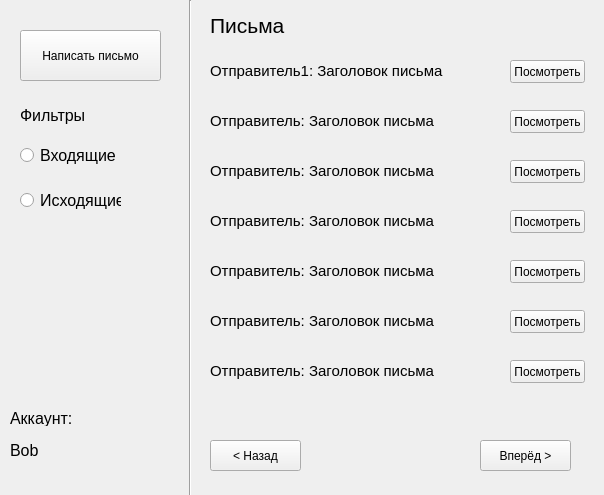
<?xml version="1.0" encoding="UTF-8"?>
<ui version="4.0">
 <class>Form</class>
 <widget class="QWidget" name="Form">
  <property name="geometry">
   <rect>
    <x>0</x>
    <y>0</y>
    <width>604</width>
    <height>495</height>
   </rect>
  </property>
  <property name="windowTitle">
   <string>Form</string>
  </property>
  <widget class="QPushButton" name="pushButton">
   <property name="geometry">
    <rect>
     <x>20</x>
     <y>30</y>
     <width>141</width>
     <height>51</height>
    </rect>
   </property>
   <property name="text">
    <string>Написать письмо</string>
   </property>
  </widget>
  <widget class="QLabel" name="label">
   <property name="geometry">
    <rect>
     <x>20</x>
     <y>100</y>
     <width>81</width>
     <height>31</height>
    </rect>
   </property>
   <property name="font">
    <font>
     <pointsize>12</pointsize>
    </font>
   </property>
   <property name="text">
    <string>Фильтры</string>
   </property>
  </widget>
  <widget class="QRadioButton" name="radioButton">
   <property name="geometry">
    <rect>
     <x>20</x>
     <y>140</y>
     <width>101</width>
     <height>31</height>
    </rect>
   </property>
   <property name="font">
    <font>
     <pointsize>12</pointsize>
    </font>
   </property>
   <property name="text">
    <string>Входящие</string>
   </property>
   <attribute name="buttonGroup">
    <string notr="true">buttonGroup</string>
   </attribute>
  </widget>
  <widget class="QRadioButton" name="radioButton_2">
   <property name="geometry">
    <rect>
     <x>20</x>
     <y>190</y>
     <width>101</width>
     <height>21</height>
    </rect>
   </property>
   <property name="font">
    <font>
     <pointsize>12</pointsize>
    </font>
   </property>
   <property name="text">
    <string>Исходящие</string>
   </property>
   <attribute name="buttonGroup">
    <string notr="true">buttonGroup</string>
   </attribute>
  </widget>
  <widget class="Line" name="line">
   <property name="geometry">
    <rect>
     <x>180</x>
     <y>0</y>
     <width>21</width>
     <height>501</height>
    </rect>
   </property>
   <property name="orientation">
    <enum>Qt::Vertical</enum>
   </property>
  </widget>
  <widget class="QLabel" name="label_2">
   <property name="geometry">
    <rect>
     <x>210</x>
     <y>10</y>
     <width>81</width>
     <height>31</height>
    </rect>
   </property>
   <property name="font">
    <font>
     <pointsize>16</pointsize>
    </font>
   </property>
   <property name="text">
    <string>Письма</string>
   </property>
  </widget>
  <widget class="QLabel" name="label_3">
   <property name="geometry">
    <rect>
     <x>210</x>
     <y>40</y>
     <width>301</width>
     <height>61</height>
    </rect>
   </property>
   <property name="font">
    <font>
     <pointsize>11</pointsize>
    </font>
   </property>
   <property name="text">
    <string>Отправитель1: Заголовок письма</string>
   </property>
  </widget>
  <widget class="QLabel" name="label_4">
   <property name="geometry">
    <rect>
     <x>210</x>
     <y>90</y>
     <width>301</width>
     <height>61</height>
    </rect>
   </property>
   <property name="font">
    <font>
     <pointsize>11</pointsize>
    </font>
   </property>
   <property name="text">
    <string>Отправитель: Заголовок письма</string>
   </property>
  </widget>
  <widget class="QLabel" name="label_5">
   <property name="geometry">
    <rect>
     <x>210</x>
     <y>140</y>
     <width>301</width>
     <height>61</height>
    </rect>
   </property>
   <property name="font">
    <font>
     <pointsize>11</pointsize>
    </font>
   </property>
   <property name="text">
    <string>Отправитель: Заголовок письма</string>
   </property>
  </widget>
  <widget class="QLabel" name="label_6">
   <property name="geometry">
    <rect>
     <x>210</x>
     <y>190</y>
     <width>301</width>
     <height>61</height>
    </rect>
   </property>
   <property name="font">
    <font>
     <pointsize>11</pointsize>
    </font>
   </property>
   <property name="text">
    <string>Отправитель: Заголовок письма</string>
   </property>
  </widget>
  <widget class="QLabel" name="label_7">
   <property name="geometry">
    <rect>
     <x>210</x>
     <y>240</y>
     <width>301</width>
     <height>61</height>
    </rect>
   </property>
   <property name="font">
    <font>
     <pointsize>11</pointsize>
    </font>
   </property>
   <property name="text">
    <string>Отправитель: Заголовок письма</string>
   </property>
  </widget>
  <widget class="QLabel" name="label_8">
   <property name="geometry">
    <rect>
     <x>210</x>
     <y>290</y>
     <width>301</width>
     <height>61</height>
    </rect>
   </property>
   <property name="font">
    <font>
     <pointsize>11</pointsize>
    </font>
   </property>
   <property name="text">
    <string>Отправитель: Заголовок письма</string>
   </property>
  </widget>
  <widget class="QLabel" name="label_9">
   <property name="geometry">
    <rect>
     <x>210</x>
     <y>340</y>
     <width>301</width>
     <height>61</height>
    </rect>
   </property>
   <property name="font">
    <font>
     <pointsize>11</pointsize>
    </font>
   </property>
   <property name="text">
    <string>Отправитель: Заголовок письма</string>
   </property>
  </widget>
  <widget class="QPushButton" name="pushButton_2">
   <property name="geometry">
    <rect>
     <x>210</x>
     <y>440</y>
     <width>91</width>
     <height>31</height>
    </rect>
   </property>
   <property name="text">
    <string>&lt; Назад</string>
   </property>
  </widget>
  <widget class="QPushButton" name="pushButton_3">
   <property name="geometry">
    <rect>
     <x>480</x>
     <y>440</y>
     <width>91</width>
     <height>31</height>
    </rect>
   </property>
   <property name="text">
    <string>Вперёд &gt;</string>
   </property>
  </widget>
  <widget class="QPushButton" name="pushButton_4">
   <property name="geometry">
    <rect>
     <x>510</x>
     <y>60</y>
     <width>75</width>
     <height>23</height>
    </rect>
   </property>
   <property name="text">
    <string>Посмотреть</string>
   </property>
  </widget>
  <widget class="QPushButton" name="pushButton_5">
   <property name="geometry">
    <rect>
     <x>510</x>
     <y>110</y>
     <width>75</width>
     <height>23</height>
    </rect>
   </property>
   <property name="text">
    <string>Посмотреть</string>
   </property>
  </widget>
  <widget class="QPushButton" name="pushButton_6">
   <property name="geometry">
    <rect>
     <x>510</x>
     <y>160</y>
     <width>75</width>
     <height>23</height>
    </rect>
   </property>
   <property name="text">
    <string>Посмотреть</string>
   </property>
  </widget>
  <widget class="QPushButton" name="pushButton_7">
   <property name="geometry">
    <rect>
     <x>510</x>
     <y>210</y>
     <width>75</width>
     <height>23</height>
    </rect>
   </property>
   <property name="text">
    <string>Посмотреть</string>
   </property>
  </widget>
  <widget class="QPushButton" name="pushButton_8">
   <property name="geometry">
    <rect>
     <x>510</x>
     <y>260</y>
     <width>75</width>
     <height>23</height>
    </rect>
   </property>
   <property name="text">
    <string>Посмотреть</string>
   </property>
  </widget>
  <widget class="QPushButton" name="pushButton_9">
   <property name="geometry">
    <rect>
     <x>510</x>
     <y>310</y>
     <width>75</width>
     <height>23</height>
    </rect>
   </property>
   <property name="text">
    <string>Посмотреть</string>
   </property>
  </widget>
  <widget class="QPushButton" name="pushButton_10">
   <property name="geometry">
    <rect>
     <x>510</x>
     <y>360</y>
     <width>75</width>
     <height>23</height>
    </rect>
   </property>
   <property name="text">
    <string>Посмотреть</string>
   </property>
  </widget>
  <widget class="QLabel" name="label_10">
   <property name="geometry">
    <rect>
     <x>10</x>
     <y>410</y>
     <width>71</width>
     <height>16</height>
    </rect>
   </property>
   <property name="font">
    <font>
     <pointsize>12</pointsize>
    </font>
   </property>
   <property name="text">
    <string>Аккаунт:</string>
   </property>
  </widget>
  <widget class="QLabel" name="label_11">
   <property name="geometry">
    <rect>
     <x>10</x>
     <y>440</y>
     <width>171</width>
     <height>21</height>
    </rect>
   </property>
   <property name="font">
    <font>
     <pointsize>12</pointsize>
    </font>
   </property>
   <property name="text">
    <string>Bob</string>
   </property>
  </widget>
 </widget>
 <resources/>
 <connections/>
 <buttongroups>
  <buttongroup name="buttonGroup"/>
 </buttongroups>
</ui>
